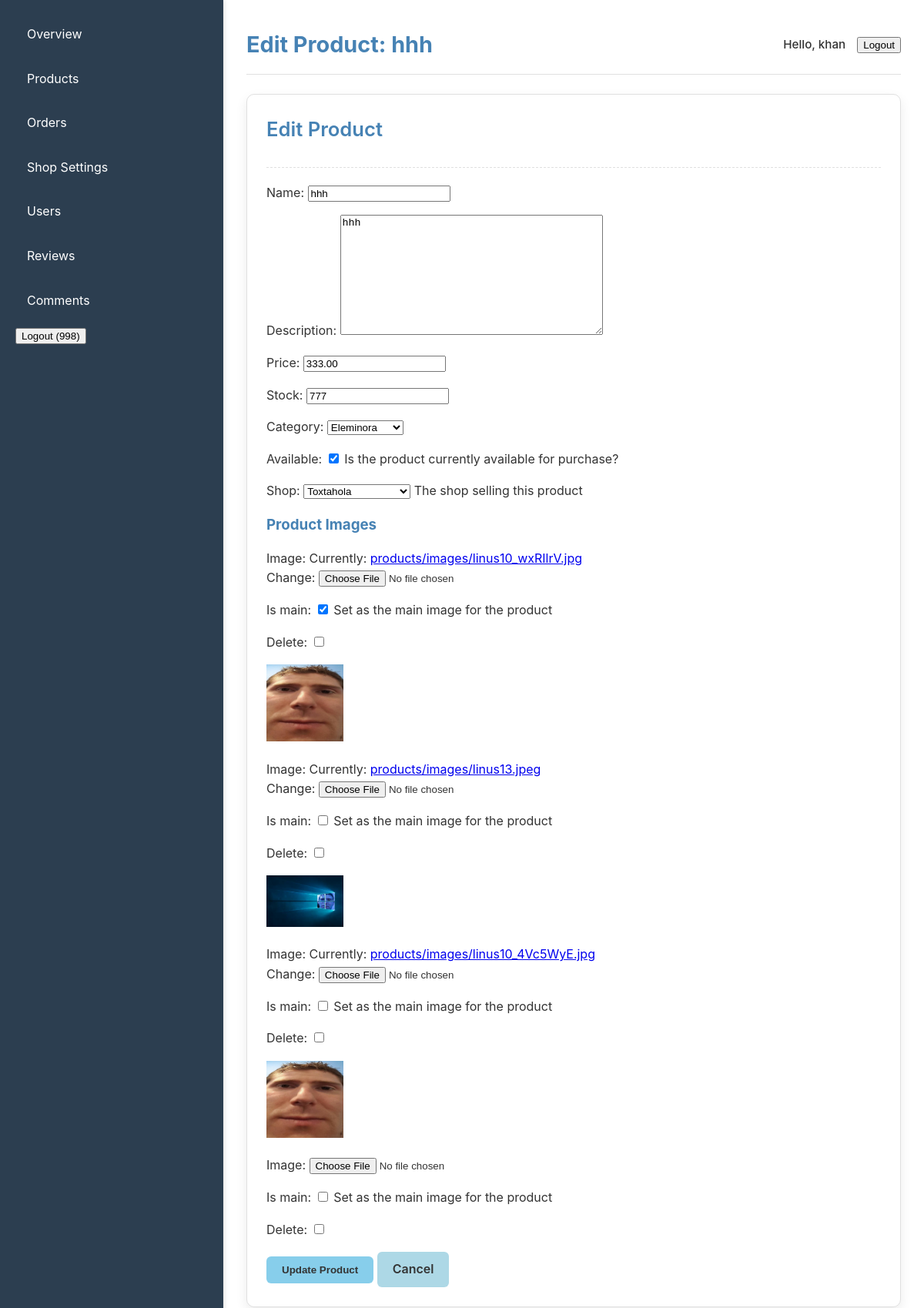
/dashboard/products/edit/hhh/ (signed in), run on the app's committed database.
### core/models.py (models this page shows, shortened)
class CustomUser(AbstractUser):
    username = models.CharField(max_length=150, unique=False, blank=True, null=True) # Make username non-unique and nullable
    phone_number = models.CharField(max_length=20, unique=True, help_text="User's phone number, used for login.")
    address = models.TextField(blank=True, null=True)
    profile_picture = models.ImageField(upload_to='users/profile_pictures/', blank=True, null=True)
    is_seller = models.BooleanField(default=False, help_text="Designates whether this user can own a shop.")
    class RoleChoices(models.TextChoices):
        BUYER = 'buyer', 'Buyer'
        SELLER = 'seller', 'Seller'
        ADMIN = 'admin', 'Admin'
    role = models.CharField(
        max_length=10,
        choices=RoleChoices.choices,
        default=RoleChoices.BUYER,
        help_text="User's role in the system."
    )
    USERNAME_FIELD = 'phone_number' # This tells Django to use phone_number for login
    REQUIRED_FIELDS = ['first_name', 'last_name'] # Fields required when creating a user via createsuperuser command
    objects = CustomUserManager() # Assign our custom manager
    groups = models.ManyToManyField(
        'auth.Group',
        verbose_name=_('groups'),
        blank=True,
        help_text=_('The groups this user belongs to. A user will get all permissions granted to each of their groups.'),
        related_name="customuser_groups",
        related_query_name="customuser",
    )
    user_permissions = models.ManyToManyField(
        'auth.Permission',
        verbose_name=_('user permissions'),
        blank=True,
        help_text=_('Specific permissions for this user.'),
        related_name="customuser_user_permissions",
        related_query_name="customuser_permission",
    )
    class Meta(AbstractUser.Meta): # Inherit meta options from AbstractUser
        swappable = 'AUTH_USER_MODEL' # Important for custom user models
        verbose_name = _('user')
        verbose_name_plural = _('users')

class Product(models.Model):
    shop = models.ForeignKey(
        Shop,
        on_delete=models.CASCADE,
        related_name='products',
        help_text="The shop selling this product"
    )
    name = models.CharField(max_length=255)
    slug = models.SlugField(unique=True, max_length=255, blank=True) # Make blank=True for auto-generation
    description = models.TextField(blank=True, null=True)
    price = models.DecimalField(max_digits=10, decimal_places=2)
    category = models.ForeignKey(
        Category,
        on_delete=models.SET_NULL,
        null=True,
        blank=True,
        related_name='products'
    )
    stock = models.IntegerField(default=0)
    available = models.BooleanField(default=True, help_text="Is the product currently available for purchase?")
    created_at = models.DateTimeField(auto_now_add=True)
    updated_at = models.DateTimeField(auto_now=True)
    class Meta:
        ordering = ['-created_at']

class Category(models.Model):
    name = models.CharField(max_length=255, unique=True)
    slug = models.SlugField(unique=True, blank=True) # Make slug blank=True for auto-generation
    class Meta:
        verbose_name_plural = "Categories"
        ordering = ['name']
    def __str__(self):
        return self.name

class Shop(models.Model):
    owner = models.OneToOneField(
        settings.AUTH_USER_MODEL,
        on_delete=models.CASCADE,
        related_name='shop_profile',
        limit_choices_to={'is_seller': True}
    )
    name = models.CharField(max_length=255, unique=True, help_text="The name of the shop")
    slug = models.SlugField(unique=True, max_length=255, blank=True, help_text="URL-friendly identifier for the shop") # Make blank=True for auto-generation
    description = models.TextField(blank=True, null=True, help_text="A description of the shop")
    logo = models.ImageField(upload_to='shops/logos/', blank=True, null=True, help_text="Shop logo")
    phone_number = models.CharField(max_length=20, blank=True, null=True)
    is_active = models.BooleanField(default=False, help_text="Whether the shop is active and visible")
    created_at = models.DateTimeField(auto_now_add=True)
    updated_at = models.DateTimeField(auto_now=True)
    class Meta:
        ordering = ['name']
        verbose_name_plural = "Shops"
    def __str__(self):
        return self.name

class ProductImage(models.Model):
    product = models.ForeignKey(
        'Product',
        on_delete=models.CASCADE,
        related_name='images'
    )
    image = models.ImageField(upload_to='products/images/')
    alt_text = models.CharField(max_length=255, blank=True, null=True, help_text="Alt text for accessibility")
    is_main = models.BooleanField(default=False, help_text="Set as the main image for the product")
    class Meta:
        verbose_name_plural = "Product Images"

### dashboard/views.py (the view)
# urls.py: path('products/edit/<slug:slug>/', views.product_edit, name='product_edit'),
@login_required
@user_passes_test(can_manage_products)
def product_edit(request, slug):
    product = get_object_or_404(Product, slug=slug)
    if not request.user.is_superuser and product.shop.owner != request.user:
        raise PermissionDenied("You do not have permission to edit this product.")
    if request.method == 'POST':
        form = ProductForm(request.POST, request.FILES, instance=product)
        formset = ProductImageFormSet(request.POST, request.FILES, instance=product)
        if form.is_valid() and formset.is_valid():
            form.save()
            formset.save()
            return redirect('dashboard:product_list')
    else:
        form = ProductForm(instance=product)
        formset = ProductImageFormSet(instance=product)
    context = {'form': form, 'formset': formset, 'product': product}
    return render(request, 'core/product_form.html', context)

### core/forms.py
class ProductForm(forms.ModelForm):
    class Meta:
        model = Product
        fields = ['name', 'description', 'price', 'stock', 'category', 'available', 'shop']
    def __init__(self, *args, **kwargs):
        user = kwargs.pop('user', None)
        super().__init__(*args, **kwargs)
        if user and not user.is_superuser:
            self.fields['shop'].widget = forms.HiddenInput()
            try:
                self.initial['shop'] = user.shop_profile.id
            except Shop.DoesNotExist:
                pass # Handle case where seller has no shop (should be caught by view permission)

### dashboard/views.py (called while the page is built)
def can_manage_products(user):
    return user.is_authenticated and (user.is_seller or user.is_superuser)

### core/templates/core/product_form.html (shortened to what this page needs)
{% extends 'core/base_dashboard.html' %}
{% load static %}
{% block page_title %}{% if product %}Edit Product: {{ product.name }}{% else %}Add New Product{% endif %}{% endblock page_title %}
{% block content %}
    <div class="dashboard-card">
        <div class="card-header">
            <h2>{% if product %}Edit Product{% else %}Add New Product{% endif %}</h2>
        </div>
        <div class="card-body">
            <form method="post" enctype="multipart/form-data">
                {{ form.as_p }}
                <h3>Product Images</h3>
                {% for image_form in formset %}
                    <div class="image-form-row">
                        {{ image_form.as_p }}
                        {% if image_form.instance.pk %}<img src="{{ image_form.instance.image.url }}" width="100">{% endif %}
                    </div>
                {% endfor %}
                <button type="submit" class="btn btn-primary">{% if product %}Update Product{% else %}Create Product{% endif %}</button>
                <a href="{% url 'dashboard:product_list' %}" class="btn btn-secondary">Cancel</a>
            </form>
        </div>
    </div>
{% endblock content %}

### core/templates/core/base_dashboard.html (shortened to what this page needs)
<!DOCTYPE html>
<html lang="en">
{% load static %}
<head>
    <link rel="stylesheet" href="{% static 'css/dashboard.css' %}">
</head>
<body>
    <div class="dashboard-wrapper">
        <aside class="sidebar">
            <nav>
                <ul>
                    <li><a href="{% url 'dashboard:dashboard_overview' %}">Overview</a></li>
                    <li><a href="{% url 'dashboard:product_list' %}">Products</a></li>
                    <li><a href="{% url 'dashboard:order_list' %}">Orders</a></li>
                    {% if user.is_seller %}
                    <li><a href="{% url 'dashboard:shop_settings' %}">Shop Settings</a></li>
                    {% endif %}
                    {% if user.is_superuser %}
                    <li><a href="{% url 'dashboard:user_management' %}">Users</a></li>
                    {% endif %}
                    <li><a href="{% url 'dashboard:review_list' %}">Reviews</a></li>
                    <li><a href="{% url 'dashboard:comment_list' %}">Comments</a></li>
                    {% if user.is_authenticated and request.resolver_match.url_name != 'login' %}
                        <li>
                            <form action="{% url 'logout' %}" method="post" style="display: inline;">
                                <button type="submit" class="logout-button">Logout ({{ user.phone_number }})</button>
                            </form>
                        </li>
                    {% else %}
                        <li><a href="{% url 'login' %}">Login</a></li>
                        <li><a href="{% url 'register' %}">Register</a></li>
                    {% endif %}
                </ul>
            </nav>
        </aside>
        <main class="main-content">
            <header class="top-nav">
                <h1>{% block page_title %}{% endblock page_title %}</h1>
                <div class="user-info">
                    <span>Hello, {{ user.first_name }}</span>
                    <form action="{% url 'logout' %}" method="post" style="display: inline;">
                        <button type="submit" class="logout-button">Logout</button>
                    </form>
                </div>
            </header>
            <div class="content-area">
                {% block content %}
                {% endblock content %}
            </div>
        </main>
    </div>
    </body>
</html>

### static/css/dashboard.css (style rules this page uses)
:root { --color-primary-light-blue: #87CEEB; --color-secondary-light-blue: #ADD8E6; --color-text-blue: #4682B4; --color-background-white: #FFFFFF; --color-text-dark: #333333; --color-text-light: #666666; --color-border: #e0e0e0; --color-sidebar-bg: #2c3e50; }
body { font-family: 'Inter', 'Arial', 'Helvetica', sans-serif; margin: 0; background-color: var(--color-background-white); color: var(--color-text-dark); line-height: 1.6; }
h1, h2, h3, h4, h5, h6 { color: var(--color-text-blue); margin-top: 0; margin-bottom: 0.5em; }
.dashboard-wrapper { display: flex; min-height: 100vh; }
.sidebar { width: 250px; background-color: var(--color-sidebar-bg); color: white; padding: 20px; box-shadow: 2px 0 5px rgba(0,0,0,0.1); }
.sidebar nav ul { list-style: none; padding: 0; margin: 0; }
.sidebar nav ul li a { color: white; text-decoration: none; display: flex; align-items: center; padding: 12px 15px; border-radius: 6px; margin-bottom: 8px; transition: background-color 0.2s ease, color 0.2s ease; }
.main-content { flex-grow: 1; padding: 20px 30px; }
.top-nav { display: flex; justify-content: space-between; align-items: center; padding: 15px 0; border-bottom: 1px solid var(--color-border); margin-bottom: 25px; }
.top-nav h1 { margin: 0; font-size: 1.8em; color: var(--color-text-blue); }
.user-info { display: flex; align-items: center; gap: 15px; font-size: 0.95em; }
.user-info span { font-weight: 500; }
.dashboard-card { background-color: var(--color-background-white); border-radius: 10px; box-shadow: 0px 6px 15px rgba(0, 0, 0, 0.08); padding: 25px; margin-bottom: 25px; border: 1px solid var(--color-border); }
.card-header { display: flex; justify-content: space-between; align-items: center; margin-bottom: 20px; padding-bottom: 15px; border-bottom: 1px dashed var(--color-border); }
.card-header h2 { font-size: 1.6em; color: var(--color-text-blue); font-weight: 600; }
.btn { padding: 10px 20px; border-radius: 6px; text-decoration: none; font-weight: 600; cursor: pointer; border: none; transition: background-color 0.2s ease, color 0.2s ease, transform 0.1s ease; display: inline-flex; align-items: center; gap: 8px; }
.btn-primary { background-color: var(--color-primary-light-blue); color: var(--color-text-dark); }
.btn-secondary { background-color: var(--color-secondary-light-blue); color: var(--color-text-dark); }

### data on the page
CustomUser: phone_number "998", first_name "khan"
Product: name "hhh", description "hhh", price "333.00", stock "777", category "Eleminora", available "☑", shop "Toxtahola"
ProductImage: instance.image (picture)
ProductImage: instance.image (picture)
ProductImage: instance.image (picture)
